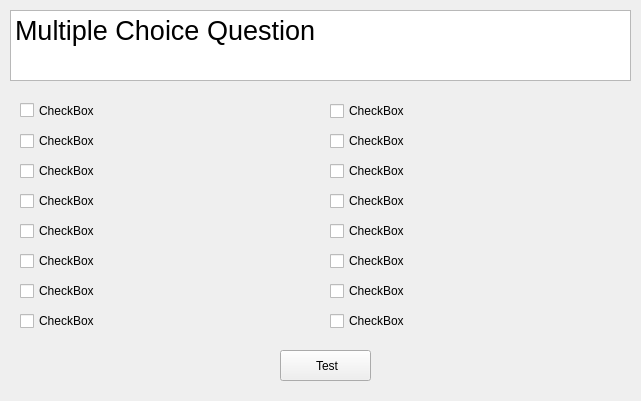
   <widget class="QWidget" name="question_muliple_choice" native="true">
    <property name="geometry">
     <rect>
      <x>0</x>
      <y>50</y>
      <width>641</width>
      <height>401</height>
     </rect>
    </property>
    <property name="sizePolicy">
     <sizepolicy hsizetype="Maximum" vsizetype="Maximum">
      <horstretch>0</horstretch>
      <verstretch>0</verstretch>
     </sizepolicy>
    </property>
    <property name="autoFillBackground">
     <bool>false</bool>
    </property>
    <widget class="QPlainTextEdit" name="question_muliple_choice_question">
     <property name="geometry">
      <rect>
       <x>10</x>
       <y>10</y>
       <width>621</width>
       <height>71</height>
      </rect>
     </property>
     <property name="font">
      <font>
       <pointsize>20</pointsize>
      </font>
     </property>
     <property name="readOnly">
      <bool>true</bool>
     </property>
     <property name="plainText">
      <string>Multiple Choice Question</string>
     </property>
     <property name="textInteractionFlags">
      <set>Qt::TextSelectableByMouse</set>
     </property>
    </widget>
    <widget class="QCheckBox" name="question_muliple_choice_checkbox_1">
     <property name="geometry">
      <rect>
       <x>20</x>
       <y>100</y>
       <width>301</width>
       <height>21</height>
      </rect>
     </property>
     <property name="autoFillBackground">
      <bool>true</bool>
     </property>
     <property name="text">
      <string>CheckBox</string>
     </property>
    </widget>
    <widget class="QCheckBox" name="question_muliple_choice_checkbox_10">
     <property name="geometry">
      <rect>
       <x>330</x>
       <y>220</y>
       <width>301</width>
       <height>22</height>
      </rect>
     </property>
     <property name="autoFillBackground">
      <bool>true</bool>
     </property>
     <property name="text">
      <string>CheckBox</string>
     </property>
    </widget>
    <widget class="QCheckBox" name="question_muliple_choice_checkbox_8">
     <property name="geometry">
      <rect>
       <x>330</x>
       <y>190</y>
       <width>301</width>
       <height>22</height>
      </rect>
     </property>
     <property name="autoFillBackground">
      <bool>true</bool>
     </property>
     <property name="text">
      <string>CheckBox</string>
     </property>
    </widget>
    <widget class="QCheckBox" name="question_muliple_choice_checkbox_6">
     <property name="geometry">
      <rect>
       <x>330</x>
       <y>160</y>
       <width>301</width>
       <height>22</height>
      </rect>
     </property>
     <property name="autoFillBackground">
      <bool>true</bool>
     </property>
     <property name="text">
      <string>CheckBox</string>
     </property>
    </widget>
    <widget class="QCheckBox" name="question_muliple_choice_checkbox_4">
     <property name="geometry">
      <rect>
       <x>330</x>
       <y>130</y>
       <width>301</width>
       <height>22</height>
      </rect>
     </property>
     <property name="autoFillBackground">
      <bool>true</bool>
     </property>
     <property name="text">
      <string>CheckBox</string>
     </property>
    </widget>
    <widget class="QCheckBox" name="question_muliple_choice_checkbox_7">
     <property name="geometry">
      <rect>
       <x>20</x>
       <y>190</y>
       <width>301</width>
       <height>22</height>
      </rect>
     </property>
     <property name="autoFillBackground">
      <bool>true</bool>
     </property>
     <property name="text">
      <string>CheckBox</string>
     </property>
    </widget>
    <widget class="QCheckBox" name="question_muliple_choice_checkbox_9">
     <property name="geometry">
      <rect>
       <x>20</x>
       <y>220</y>
       <width>301</width>
       <height>22</height>
      </rect>
     </property>
     <property name="autoFillBackground">
      <bool>true</bool>
     </property>
     <property name="text">
      <string>CheckBox</string>
     </property>
    </widget>
    <widget class="QCheckBox" name="question_muliple_choice_checkbox_11">
     <property name="geometry">
      <rect>
       <x>20</x>
       <y>250</y>
       <width>301</width>
       <height>22</height>
      </rect>
     </property>
     <property name="autoFillBackground">
      <bool>true</bool>
     </property>
     <property name="text">
      <string>CheckBox</string>
     </property>
    </widget>
    <widget class="QCheckBox" name="question_muliple_choice_checkbox_5">
     <property name="geometry">
      <rect>
       <x>20</x>
       <y>160</y>
       <width>301</width>
       <height>22</height>
      </rect>
     </property>
     <property name="autoFillBackground">
      <bool>true</bool>
     </property>
     <property name="text">
      <string>CheckBox</string>
     </property>
    </widget>
    <widget class="QCheckBox" name="question_muliple_choice_checkbox_3">
     <property name="geometry">
      <rect>
       <x>20</x>
       <y>130</y>
       <width>301</width>
       <height>22</height>
      </rect>
     </property>
     <property name="autoFillBackground">
      <bool>true</bool>
     </property>
     <property name="text">
      <string>CheckBox</string>
     </property>
    </widget>
    <widget class="QCheckBox" name="question_muliple_choice_checkbox_2">
     <property name="geometry">
      <rect>
       <x>330</x>
       <y>100</y>
       <width>301</width>
       <height>22</height>
      </rect>
     </property>
     <property name="autoFillBackground">
      <bool>true</bool>
     </property>
     <property name="text">
      <string>CheckBox</string>
     </property>
    </widget>
    <widget class="QCheckBox" name="question_muliple_choice_checkbox_12">
     <property name="geometry">
      <rect>
       <x>330</x>
       <y>250</y>
       <width>301</width>
       <height>22</height>
      </rect>
     </property>
     <property name="autoFillBackground">
      <bool>true</bool>
     </property>
     <property name="text">
      <string>CheckBox</string>
     </property>
    </widget>
    <widget class="QCheckBox" name="question_muliple_choice_checkbox_13">
     <property name="geometry">
      <rect>
       <x>20</x>
       <y>280</y>
       <width>301</width>
       <height>22</height>
      </rect>
     </property>
     <property name="autoFillBackground">
      <bool>true</bool>
     </property>
     <property name="text">
      <string>CheckBox</string>
     </property>
    </widget>
    <widget class="QCheckBox" name="question_muliple_choice_checkbox_15">
     <property name="geometry">
      <rect>
       <x>20</x>
       <y>310</y>
       <width>301</width>
       <height>22</height>
      </rect>
     </property>
     <property name="autoFillBackground">
      <bool>true</bool>
     </property>
     <property name="text">
      <string>CheckBox</string>
     </property>
    </widget>
    <widget class="QCheckBox" name="question_muliple_choice_checkbox_16">
     <property name="geometry">
      <rect>
       <x>330</x>
       <y>310</y>
       <width>301</width>
       <height>22</height>
      </rect>
     </property>
     <property name="autoFillBackground">
      <bool>true</bool>
     </property>
     <property name="text">
      <string>CheckBox</string>
     </property>
    </widget>
    <widget class="QCheckBox" name="question_muliple_choice_checkbox_14">
     <property name="geometry">
      <rect>
       <x>330</x>
       <y>280</y>
       <width>301</width>
       <height>22</height>
      </rect>
     </property>
     <property name="autoFillBackground">
      <bool>true</bool>
     </property>
     <property name="text">
      <string>CheckBox</string>
     </property>
    </widget>
    <widget class="QPushButton" name="question_muliple_choice_test">
     <property name="enabled">
      <bool>true</bool>
     </property>
     <property name="geometry">
      <rect>
       <x>280</x>
       <y>350</y>
       <width>91</width>
       <height>31</height>
      </rect>
     </property>
     <property name="cursor">
      <cursorShape>ArrowCursor</cursorShape>
     </property>
     <property name="toolTip">
      <string>&lt;html&gt;&lt;head/&gt;&lt;body&gt;&lt;p&gt;checks the answer&lt;/p&gt;&lt;/body&gt;&lt;/html&gt;</string>
     </property>
     <property name="autoFillBackground">
      <bool>false</bool>
     </property>
     <property name="text">
      <string> Test</string>
     </property>
     <property name="icon">
      <iconset>
       <normaloff>general/start_quardcard.png</normaloff>general/start_quardcard.png</iconset>
     </property>
     <property name="iconSize">
      <size>
       <width>30</width>
       <height>30</height>
      </size>
     </property>
    </widget>
   </widget>
